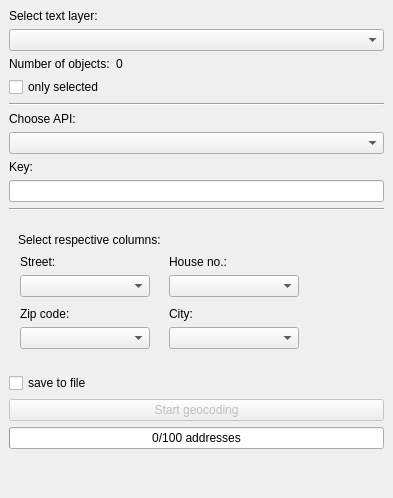
<?xml version="1.0" encoding="UTF-8"?>
<ui version="4.0">
 <class>GeocoderDialog</class>
 <widget class="QDockWidget" name="LLGeocoderDialogBase">
  <property name="windowModality">
   <enum>Qt::NonModal</enum>
  </property>
  <property name="geometry">
   <rect>
    <x>0</x>
    <y>0</y>
    <width>393</width>
    <height>597</height>
   </rect>
  </property>
  <property name="sizePolicy">
   <sizepolicy hsizetype="Preferred" vsizetype="Fixed">
    <horstretch>0</horstretch>
    <verstretch>0</verstretch>
   </sizepolicy>
  </property>
  <property name="floating">
   <bool>false</bool>
  </property>
  <property name="allowedAreas">
   <set>Qt::LeftDockWidgetArea</set>
  </property>
  <property name="windowTitle">
   <string>Location Lab: Geocoder</string>
  </property>
  <widget class="QWidget" name="dockWidgetContents">
   <property name="sizePolicy">
    <sizepolicy hsizetype="Preferred" vsizetype="Fixed">
     <horstretch>0</horstretch>
     <verstretch>0</verstretch>
    </sizepolicy>
   </property>
   <layout class="QVBoxLayout" name="verticalLayout_8">
    <item>
     <widget class="QLabel" name="label">
      <property name="sizePolicy">
       <sizepolicy hsizetype="Preferred" vsizetype="Preferred">
        <horstretch>0</horstretch>
        <verstretch>0</verstretch>
       </sizepolicy>
      </property>
      <property name="text">
       <string>Select text layer:</string>
      </property>
      <property name="alignment">
       <set>Qt::AlignLeading|Qt::AlignLeft|Qt::AlignVCenter</set>
      </property>
     </widget>
    </item>
    <item>
     <widget class="QComboBox" name="inComboBox">
      <property name="sizePolicy">
       <sizepolicy hsizetype="Preferred" vsizetype="Fixed">
        <horstretch>0</horstretch>
        <verstretch>0</verstretch>
       </sizepolicy>
      </property>
      <property name="sizeAdjustPolicy">
       <enum>QComboBox::AdjustToContents</enum>
      </property>
     </widget>
    </item>
    <item>
     <layout class="QFormLayout" name="formLayout_2">
      <property name="sizeConstraint">
       <enum>QLayout::SetDefaultConstraint</enum>
      </property>
      <property name="fieldGrowthPolicy">
       <enum>QFormLayout::ExpandingFieldsGrow</enum>
      </property>
      <item row="3" column="0">
       <widget class="QCheckBox" name="sObjCheckBox">
        <property name="text">
         <string>only selected</string>
        </property>
       </widget>
      </item>
      <item row="2" column="0">
       <layout class="QHBoxLayout" name="horizontalLayout">
        <item>
         <widget class="QLabel" name="label_7">
          <property name="text">
           <string>Number of objects:</string>
          </property>
         </widget>
        </item>
        <item>
         <widget class="QLabel" name="label_counter">
          <property name="text">
           <string>0</string>
          </property>
          <property name="scaledContents">
           <bool>false</bool>
          </property>
          <property name="alignment">
           <set>Qt::AlignLeading|Qt::AlignLeft|Qt::AlignVCenter</set>
          </property>
         </widget>
        </item>
       </layout>
      </item>
     </layout>
    </item>
    <item>
     <widget class="Line" name="line">
      <property name="sizePolicy">
       <sizepolicy hsizetype="Minimum" vsizetype="Fixed">
        <horstretch>0</horstretch>
        <verstretch>0</verstretch>
       </sizepolicy>
      </property>
      <property name="orientation">
       <enum>Qt::Horizontal</enum>
      </property>
     </widget>
    </item>
    <item>
     <widget class="QLabel" name="label_8">
      <property name="text">
       <string>Choose API:</string>
      </property>
     </widget>
    </item>
    <item>
     <widget class="QComboBox" name="apiCb"/>
    </item>
    <item>
     <widget class="QLabel" name="label_9">
      <property name="text">
       <string>Key:</string>
      </property>
     </widget>
    </item>
    <item>
     <widget class="QLineEdit" name="keyLineEdit"/>
    </item>
    <item>
     <widget class="Line" name="line_2">
      <property name="orientation">
       <enum>Qt::Horizontal</enum>
      </property>
     </widget>
    </item>
    <item>
     <widget class="QWidget" name="locitWidget" native="true">
      <property name="sizePolicy">
       <sizepolicy hsizetype="Preferred" vsizetype="Preferred">
        <horstretch>0</horstretch>
        <verstretch>0</verstretch>
       </sizepolicy>
      </property>
      <property name="minimumSize">
       <size>
        <width>375</width>
        <height>150</height>
       </size>
      </property>
      <layout class="QGridLayout" name="gridLayout_2">
       <item row="0" column="0">
        <layout class="QFormLayout" name="formLayout">
         <property name="sizeConstraint">
          <enum>QLayout::SetDefaultConstraint</enum>
         </property>
         <property name="fieldGrowthPolicy">
          <enum>QFormLayout::FieldsStayAtSizeHint</enum>
         </property>
         <property name="formAlignment">
          <set>Qt::AlignLeading|Qt::AlignLeft|Qt::AlignVCenter</set>
         </property>
         <property name="verticalSpacing">
          <number>6</number>
         </property>
         <item row="0" column="0">
          <widget class="QLabel" name="label_6">
           <property name="text">
            <string>Select respective columns:</string>
           </property>
           <property name="alignment">
            <set>Qt::AlignLeading|Qt::AlignLeft|Qt::AlignTop</set>
           </property>
          </widget>
         </item>
         <item row="1" column="0">
          <layout class="QVBoxLayout" name="verticalLayout_4">
           <property name="sizeConstraint">
            <enum>QLayout::SetMinimumSize</enum>
           </property>
           <property name="leftMargin">
            <number>2</number>
           </property>
           <property name="topMargin">
            <number>2</number>
           </property>
           <property name="rightMargin">
            <number>2</number>
           </property>
           <property name="bottomMargin">
            <number>2</number>
           </property>
           <item>
            <widget class="QLabel" name="label_2">
             <property name="text">
              <string>Street:</string>
             </property>
            </widget>
           </item>
           <item>
            <widget class="QComboBox" name="stComboBox">
             <property name="sizePolicy">
              <sizepolicy hsizetype="Preferred" vsizetype="Fixed">
               <horstretch>0</horstretch>
               <verstretch>0</verstretch>
              </sizepolicy>
             </property>
             <property name="minimumSize">
              <size>
               <width>130</width>
               <height>0</height>
              </size>
             </property>
            </widget>
           </item>
          </layout>
         </item>
         <item row="1" column="1">
          <layout class="QVBoxLayout" name="verticalLayout_2">
           <property name="sizeConstraint">
            <enum>QLayout::SetMinimumSize</enum>
           </property>
           <property name="leftMargin">
            <number>2</number>
           </property>
           <property name="topMargin">
            <number>2</number>
           </property>
           <property name="rightMargin">
            <number>2</number>
           </property>
           <property name="bottomMargin">
            <number>2</number>
           </property>
           <item>
            <widget class="QLabel" name="label_3">
             <property name="text">
              <string>House no.:</string>
             </property>
            </widget>
           </item>
           <item>
            <widget class="QComboBox" name="nrComboBox">
             <property name="minimumSize">
              <size>
               <width>130</width>
               <height>0</height>
              </size>
             </property>
            </widget>
           </item>
          </layout>
         </item>
         <item row="3" column="0">
          <layout class="QVBoxLayout" name="verticalLayout_5">
           <property name="sizeConstraint">
            <enum>QLayout::SetMinimumSize</enum>
           </property>
           <property name="leftMargin">
            <number>2</number>
           </property>
           <property name="topMargin">
            <number>2</number>
           </property>
           <property name="rightMargin">
            <number>2</number>
           </property>
           <property name="bottomMargin">
            <number>2</number>
           </property>
           <item>
            <widget class="QLabel" name="label_4">
             <property name="text">
              <string>Zip code:</string>
             </property>
            </widget>
           </item>
           <item>
            <widget class="QComboBox" name="zipComboBox">
             <property name="minimumSize">
              <size>
               <width>130</width>
               <height>0</height>
              </size>
             </property>
            </widget>
           </item>
          </layout>
         </item>
         <item row="3" column="1">
          <layout class="QVBoxLayout" name="verticalLayout_6">
           <property name="sizeConstraint">
            <enum>QLayout::SetMinimumSize</enum>
           </property>
           <property name="leftMargin">
            <number>2</number>
           </property>
           <property name="topMargin">
            <number>2</number>
           </property>
           <property name="rightMargin">
            <number>2</number>
           </property>
           <property name="bottomMargin">
            <number>2</number>
           </property>
           <item>
            <widget class="QLabel" name="label_5">
             <property name="text">
              <string>City:</string>
             </property>
            </widget>
           </item>
           <item>
            <widget class="QComboBox" name="citComboBox">
             <property name="minimumSize">
              <size>
               <width>130</width>
               <height>0</height>
              </size>
             </property>
            </widget>
           </item>
          </layout>
         </item>
        </layout>
       </item>
      </layout>
     </widget>
    </item>
    <item>
     <widget class="QCheckBox" name="saveChkb">
      <property name="text">
       <string>save to file</string>
      </property>
     </widget>
    </item>
    <item>
     <widget class="QPushButton" name="startButton">
      <property name="enabled">
       <bool>false</bool>
      </property>
      <property name="text">
       <string>Start geocoding</string>
      </property>
     </widget>
    </item>
    <item>
     <widget class="QProgressBar" name="progressBar">
      <property name="value">
       <number>0</number>
      </property>
      <property name="format">
       <string notr="true">%v/%m addresses</string>
      </property>
     </widget>
    </item>
    <item>
     <spacer name="verticalSpacer">
      <property name="orientation">
       <enum>Qt::Vertical</enum>
      </property>
      <property name="sizeHint" stdset="0">
       <size>
        <width>20</width>
        <height>40</height>
       </size>
      </property>
     </spacer>
    </item>
   </layout>
   <zorder>progressBar</zorder>
   <zorder>locitWidget</zorder>
   <zorder>startButton</zorder>
   <zorder>line</zorder>
   <zorder>inComboBox</zorder>
   <zorder>label</zorder>
   <zorder></zorder>
   <zorder>apiCb</zorder>
   <zorder>line_2</zorder>
   <zorder>label_8</zorder>
   <zorder>verticalSpacer</zorder>
   <zorder>keyLineEdit</zorder>
   <zorder>label_9</zorder>
   <zorder>saveChkb</zorder>
  </widget>
 </widget>
 <resources/>
 <connections/>
</ui>
